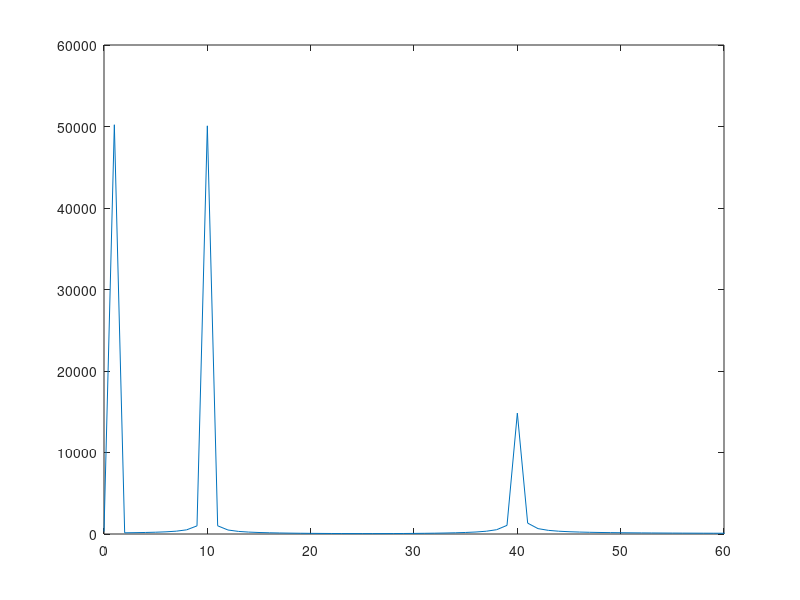

Source code (MATLAB):
% inizializzo alcune variabili
clear 

close all

srate = 500;
 
% list so5me frequencies
frex = [1 10 40];

% list some random amplitudes... make sure there are 
% the same number of amplitudes as there are frequencies!
amplit = [ 100 100 30 ];

Ntrials= 50

jitter_factor= 6

phases = rand(1,Ntrials)*pi*jitter_factor;
phi = 1

% define time...
time=0:1/srate:1;

 % per simulare del segnale transiente decido la in cui sar? effettivamente
 % presente del segnale. Specifico inizio e fine della finestra (solo due
 % numeri).
 Effectwin=[0.3 0.5]
 
 % aggiungo noise alle waveform create
 noise_level=1
 
 % per plottare (o meno) i singoli trials
 plot_single_trials=0;

 
% custom ylim 
 myylim=[-100 100]


for iFreq=1:length(frex)
    sine_waves (iFreq,:) = amplit(iFreq) * sin(2*pi*frex(iFreq).*time + phases(phi));
end

plot(time, sum(sine_waves, 1));
set(gca, 'ylim', myylim)


% compute FFT
sig_fft=fft(sum(sine_waves, 1));
hz = linspace(0,srate/2,floor(length(time)/2)+1);
plot(hz,abs(sig_fft(1:length(hz))*2))


set(gca, 'xlim', [0, 60])







